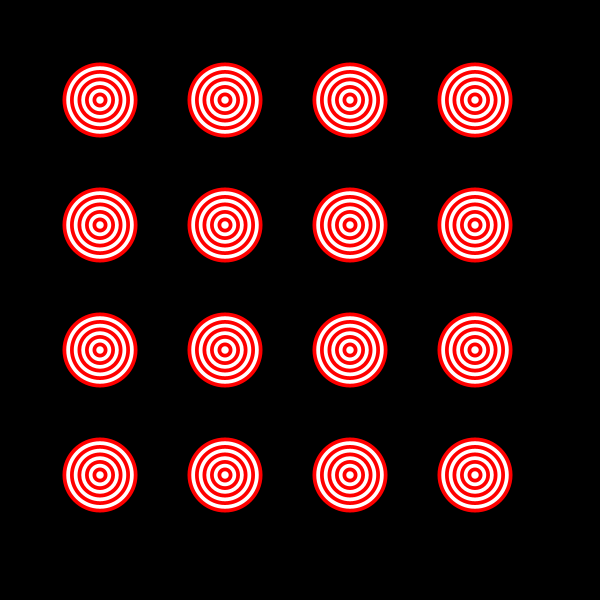
Frame 1 (no input)
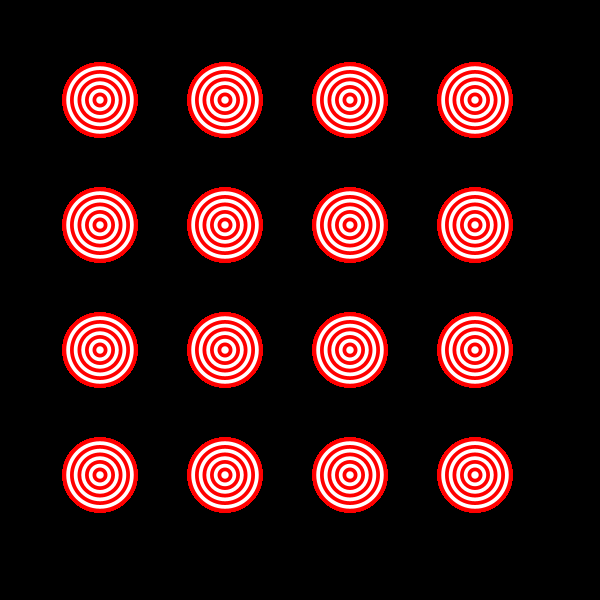
Frame 60 (the mouse pressed at the canvas centre just before this capture)
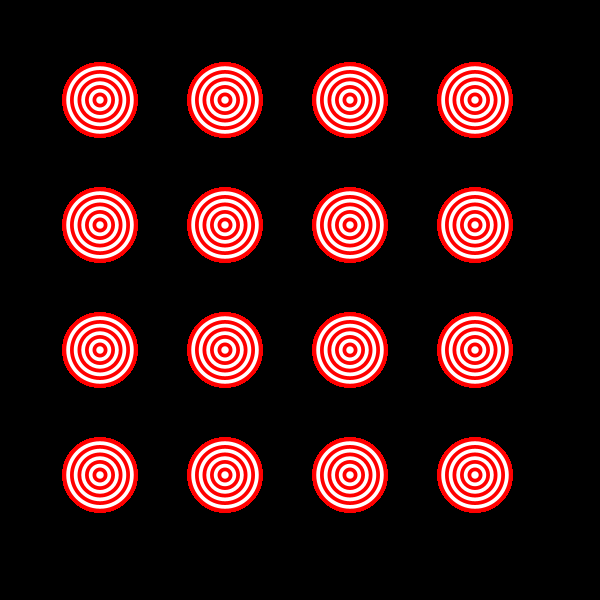
Frame 120 (the mouse held since frame 60 and released just before this capture)

The Processing sketch that drew these frames (run headless with seeded random() and noise(); from frame 60 on, the mouse is pressed at the canvas centre):

// Processing sketch: processing_130447
// ── processing_130447.pde

void setup() {
  size(600, 600);
  background(0);
}

void draw() {
  noStroke();
  for (int x = 100; x < width; x = x+125) {
    for (int y = 100; y < height; y = y+125) {
      for (int h = 75; h > 5; h = h-15) {
        fill(255, 0, 0);
        ellipse(x, y, h, h);
        fill(255);
        ellipse(x, y, h-7.5, h-7.5);
      }
    }
  }
}
